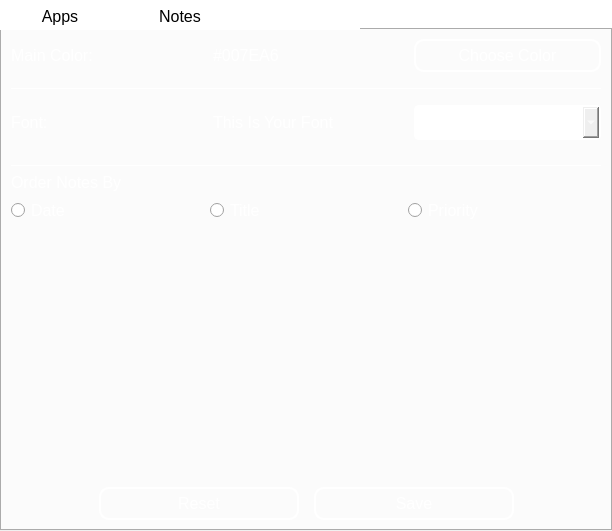
<?xml version="1.0" encoding="UTF-8"?>
<ui version="4.0">
 <class>Runner</class>
 <widget class="QWidget" name="Runner">
  <property name="geometry">
   <rect>
    <x>0</x>
    <y>0</y>
    <width>612</width>
    <height>531</height>
   </rect>
  </property>
  <property name="windowTitle">
   <string>WorkMate</string>
  </property>
  <property name="styleSheet">
   <string notr="true">#Runner {
	background-color: white;

}</string>
  </property>
  <layout class="QVBoxLayout" name="runner_main_layout">
   <property name="leftMargin">
    <number>0</number>
   </property>
   <property name="topMargin">
    <number>0</number>
   </property>
   <property name="rightMargin">
    <number>0</number>
   </property>
   <property name="bottomMargin">
    <number>0</number>
   </property>
   <item>
    <widget class="QTabWidget" name="tabWidget">
     <property name="styleSheet">
      <string notr="true">

QTabBar::tab {
	background-color: white;
	font-size: 16px;
	height: 30px;
	width: 120px;
	color: black;
}

QTabBar::tab:selected {
	color: white;
}

QPushButton {
	color: white;
	border: 2px solid white;
	background-color: transparent;
	padding: 5px;
	font-size: 16px;
	border-radius: 10px;
}

QPushButton:pressed {
	background-color: white;
}




</string>
     </property>
     <property name="currentIndex">
      <number>2</number>
     </property>
     <widget class="QWidget" name="apps_tab">
      <property name="styleSheet">
       <string notr="true"/>
      </property>
      <attribute name="icon">
       <iconset>
        <normaloff>../images/AppsIcon.png</normaloff>../images/AppsIcon.png</iconset>
      </attribute>
      <attribute name="title">
       <string>Apps</string>
      </attribute>
      <layout class="QVBoxLayout" name="verticalLayout_2">
       <property name="leftMargin">
        <number>0</number>
       </property>
       <property name="topMargin">
        <number>9</number>
       </property>
       <property name="rightMargin">
        <number>0</number>
       </property>
       <property name="bottomMargin">
        <number>0</number>
       </property>
       <item>
        <layout class="QGridLayout" name="gbox_apps_btn_container">
         <property name="leftMargin">
          <number>15</number>
         </property>
         <property name="rightMargin">
          <number>15</number>
         </property>
         <item row="0" column="1">
          <widget class="QPushButton" name="main_add_category_btn">
           <property name="styleSheet">
            <string notr="true">QPushButton {
	color: white;
	border: 2px solid white;
	background-color: transparent;
	padding: 5px;
	font-size: 16px;
	border-radius: 10px;
	min-width: 120px;
}

QPushButton:pressed {
	background-color: white;
}</string>
           </property>
           <property name="text">
            <string>Add Category</string>
           </property>
          </widget>
         </item>
         <item row="0" column="3">
          <widget class="QPushButton" name="apps_btn_delete">
           <property name="styleSheet">
            <string notr="true">min-width: 120px;</string>
           </property>
           <property name="text">
            <string>Delete Category</string>
           </property>
          </widget>
         </item>
         <item row="0" column="2">
          <widget class="QPushButton" name="apps_btn_edit">
           <property name="styleSheet">
            <string notr="true">min-width: 120px;</string>
           </property>
           <property name="text">
            <string>Edit Category</string>
           </property>
          </widget>
         </item>
         <item row="0" column="4">
          <widget class="QPushButton" name="btn_run">
           <property name="styleSheet">
            <string notr="true">#btn_run {
	background-color: white;
	border: 2px solid white;
	min-width: 120px;
}

#btn_run:pressed {
	background-color: transparent;
	color: white;
}</string>
           </property>
           <property name="text">
            <string>Run Active</string>
           </property>
          </widget>
         </item>
         <item row="0" column="0">
          <spacer name="horizontalSpacer">
           <property name="orientation">
            <enum>Qt::Horizontal</enum>
           </property>
           <property name="sizeHint" stdset="0">
            <size>
             <width>40</width>
             <height>20</height>
            </size>
           </property>
          </spacer>
         </item>
         <item row="0" column="5">
          <spacer name="horizontalSpacer_2">
           <property name="orientation">
            <enum>Qt::Horizontal</enum>
           </property>
           <property name="sizeHint" stdset="0">
            <size>
             <width>40</width>
             <height>20</height>
            </size>
           </property>
          </spacer>
         </item>
        </layout>
       </item>
       <item>
        <layout class="QVBoxLayout" name="apps_container_vlayout">
         <property name="sizeConstraint">
          <enum>QLayout::SetMinimumSize</enum>
         </property>
         <item>
          <widget class="QScrollArea" name="apps_scroll_area">
           <property name="styleSheet">
            <string notr="true"/>
           </property>
           <property name="frameShape">
            <enum>QFrame::NoFrame</enum>
           </property>
           <property name="widgetResizable">
            <bool>true</bool>
           </property>
           <widget class="QWidget" name="apps_scroll_area_widget">
            <property name="geometry">
             <rect>
              <x>0</x>
              <y>0</y>
              <width>100</width>
              <height>30</height>
             </rect>
            </property>
            <layout class="QVBoxLayout" name="verticalLayout_3"/>
           </widget>
          </widget>
         </item>
        </layout>
       </item>
      </layout>
     </widget>
     <widget class="QWidget" name="notes_tab">
      <property name="styleSheet">
       <string notr="true"/>
      </property>
      <attribute name="icon">
       <iconset>
        <normaloff>../images/NotesIcon.png</normaloff>../images/NotesIcon.png</iconset>
      </attribute>
      <attribute name="title">
       <string>Notes</string>
      </attribute>
      <layout class="QVBoxLayout" name="notes_tab_layout">
       <property name="leftMargin">
        <number>0</number>
       </property>
       <property name="rightMargin">
        <number>0</number>
       </property>
       <property name="bottomMargin">
        <number>0</number>
       </property>
       <item>
        <layout class="QHBoxLayout" name="add_note_layout">
         <property name="leftMargin">
          <number>15</number>
         </property>
         <property name="rightMargin">
          <number>15</number>
         </property>
         <item>
          <spacer name="horizontalSpacer_3">
           <property name="orientation">
            <enum>Qt::Horizontal</enum>
           </property>
           <property name="sizeHint" stdset="0">
            <size>
             <width>40</width>
             <height>20</height>
            </size>
           </property>
          </spacer>
         </item>
         <item>
          <widget class="QPushButton" name="main_add_notes_btn">
           <property name="styleSheet">
            <string notr="true">QPushButton {
	color: white;
	border: 2px solid white;
	background-color: transparent;
	padding: 5px;
	font-size: 16px;
	border-radius: 10px;
	min-width: 170px;
}

QPushButton:pressed {
	background-color: white;
}</string>
           </property>
           <property name="text">
            <string>Add Notes</string>
           </property>
          </widget>
         </item>
         <item>
          <widget class="QPushButton" name="btn_notes_edit">
           <property name="styleSheet">
            <string notr="true">QPushButton {
	color: white;
	border: 2px solid white;
	background-color: transparent;
	padding: 5px;
	font-size: 16px;
	border-radius: 10px;
	min-width: 170px;
}

QPushButton:pressed {
	background-color: white;
}</string>
           </property>
           <property name="text">
            <string>Edit Notes</string>
           </property>
          </widget>
         </item>
         <item>
          <widget class="QPushButton" name="btn_notes_delete">
           <property name="styleSheet">
            <string notr="true">QPushButton {
	color: white;
	border: 2px solid white;
	background-color: transparent;
	padding: 5px;
	font-size: 16px;
	border-radius: 10px;
	min-width: 170px;
}

QPushButton:pressed {
	background-color: white;
}</string>
           </property>
           <property name="text">
            <string>Delete Note</string>
           </property>
          </widget>
         </item>
         <item>
          <spacer name="horizontalSpacer_4">
           <property name="orientation">
            <enum>Qt::Horizontal</enum>
           </property>
           <property name="sizeHint" stdset="0">
            <size>
             <width>40</width>
             <height>20</height>
            </size>
           </property>
          </spacer>
         </item>
        </layout>
       </item>
       <item>
        <layout class="QVBoxLayout" name="notes_scroll_outer_layout">
         <item>
          <widget class="QScrollArea" name="notes_scroll_area">
           <property name="frameShape">
            <enum>QFrame::NoFrame</enum>
           </property>
           <property name="widgetResizable">
            <bool>true</bool>
           </property>
           <widget class="QWidget" name="notes_scroll_area_widget">
            <property name="geometry">
             <rect>
              <x>0</x>
              <y>0</y>
              <width>100</width>
              <height>30</height>
             </rect>
            </property>
            <property name="styleSheet">
             <string notr="true"/>
            </property>
            <layout class="QVBoxLayout" name="notes_scroll_layout"/>
           </widget>
          </widget>
         </item>
        </layout>
       </item>
      </layout>
     </widget>
     <widget class="QWidget" name="settings_tab">
      <property name="styleSheet">
       <string notr="true">color: white;
font-size: 16px;</string>
      </property>
      <attribute name="icon">
       <iconset>
        <normaloff>../images/SettingsIcon.png</normaloff>../images/SettingsIcon.png</iconset>
      </attribute>
      <attribute name="title">
       <string>Settings</string>
      </attribute>
      <layout class="QVBoxLayout" name="verticalLayout">
       <property name="spacing">
        <number>15</number>
       </property>
       <item>
        <layout class="QHBoxLayout" name="hbox_color">
         <item>
          <widget class="QLabel" name="lbl_main_color">
           <property name="text">
            <string>Main Color:</string>
           </property>
          </widget>
         </item>
         <item>
          <widget class="QLabel" name="lbl_hex_color">
           <property name="text">
            <string>#007EA6</string>
           </property>
          </widget>
         </item>
         <item>
          <widget class="QPushButton" name="btn_choose_color">
           <property name="styleSheet">
            <string notr="true"/>
           </property>
           <property name="text">
            <string>Choose Color</string>
           </property>
          </widget>
         </item>
        </layout>
       </item>
       <item>
        <widget class="Line" name="line1">
         <property name="frameShadow">
          <enum>QFrame::Plain</enum>
         </property>
         <property name="orientation">
          <enum>Qt::Horizontal</enum>
         </property>
        </widget>
       </item>
       <item>
        <layout class="QHBoxLayout" name="hbox_font">
         <item>
          <widget class="QLabel" name="lbl_font">
           <property name="text">
            <string>Font:</string>
           </property>
          </widget>
         </item>
         <item>
          <widget class="QLabel" name="lbl_font_example">
           <property name="text">
            <string>This Is Your Font</string>
           </property>
          </widget>
         </item>
         <item>
          <widget class="QComboBox" name="cmb_font">
           <property name="styleSheet">
            <string notr="true">QComboBox {
    border: 2px solid white;
    border-radius: 5px;
    padding: 5;
  
}

QComboBox QAbstractItemView {
    border: 2px solid white;
	border-radius: 5px;
	background-color: white;
	color: black;
	selection-color: white;
	outline: none;
}</string>
           </property>
           <property name="frame">
            <bool>true</bool>
           </property>
          </widget>
         </item>
        </layout>
       </item>
       <item>
        <widget class="QWidget" name="widget_order" native="true">
         <layout class="QVBoxLayout" name="verticalLayout_5">
          <property name="leftMargin">
           <number>0</number>
          </property>
          <property name="rightMargin">
           <number>0</number>
          </property>
          <item>
           <widget class="Line" name="line2">
            <property name="frameShadow">
             <enum>QFrame::Plain</enum>
            </property>
            <property name="orientation">
             <enum>Qt::Horizontal</enum>
            </property>
           </widget>
          </item>
          <item>
           <widget class="QLabel" name="lbl_order">
            <property name="text">
             <string>Order Notes By</string>
            </property>
           </widget>
          </item>
          <item>
           <layout class="QHBoxLayout" name="hbox_order">
            <item>
             <widget class="QRadioButton" name="rbtn_date">
              <property name="text">
               <string>Date</string>
              </property>
             </widget>
            </item>
            <item>
             <widget class="QRadioButton" name="rbtn_title">
              <property name="text">
               <string>Title</string>
              </property>
             </widget>
            </item>
            <item>
             <widget class="QRadioButton" name="rbtn_priority">
              <property name="text">
               <string>Priority</string>
              </property>
             </widget>
            </item>
           </layout>
          </item>
         </layout>
        </widget>
       </item>
       <item>
        <spacer name="vspcr_main">
         <property name="orientation">
          <enum>Qt::Vertical</enum>
         </property>
         <property name="sizeHint" stdset="0">
          <size>
           <width>20</width>
           <height>40</height>
          </size>
         </property>
        </spacer>
       </item>
       <item>
        <layout class="QHBoxLayout" name="hbox_save">
         <item>
          <spacer name="hspcr_left">
           <property name="orientation">
            <enum>Qt::Horizontal</enum>
           </property>
           <property name="sizeHint" stdset="0">
            <size>
             <width>40</width>
             <height>20</height>
            </size>
           </property>
          </spacer>
         </item>
         <item>
          <widget class="QPushButton" name="btn_reset">
           <property name="minimumSize">
            <size>
             <width>200</width>
             <height>0</height>
            </size>
           </property>
           <property name="styleSheet">
            <string notr="true">QPushButton:pressed {
	background-color: white;

}</string>
           </property>
           <property name="text">
            <string>Reset</string>
           </property>
          </widget>
         </item>
         <item>
          <widget class="QPushButton" name="btn_save">
           <property name="minimumSize">
            <size>
             <width>200</width>
             <height>0</height>
            </size>
           </property>
           <property name="styleSheet">
            <string notr="true">QPushButton:pressed {
	background-color: white;
}</string>
           </property>
           <property name="text">
            <string>Save</string>
           </property>
          </widget>
         </item>
         <item>
          <spacer name="hspcr_right">
           <property name="orientation">
            <enum>Qt::Horizontal</enum>
           </property>
           <property name="sizeHint" stdset="0">
            <size>
             <width>40</width>
             <height>20</height>
            </size>
           </property>
          </spacer>
         </item>
        </layout>
       </item>
      </layout>
     </widget>
    </widget>
   </item>
  </layout>
 </widget>
 <resources/>
 <connections/>
</ui>
